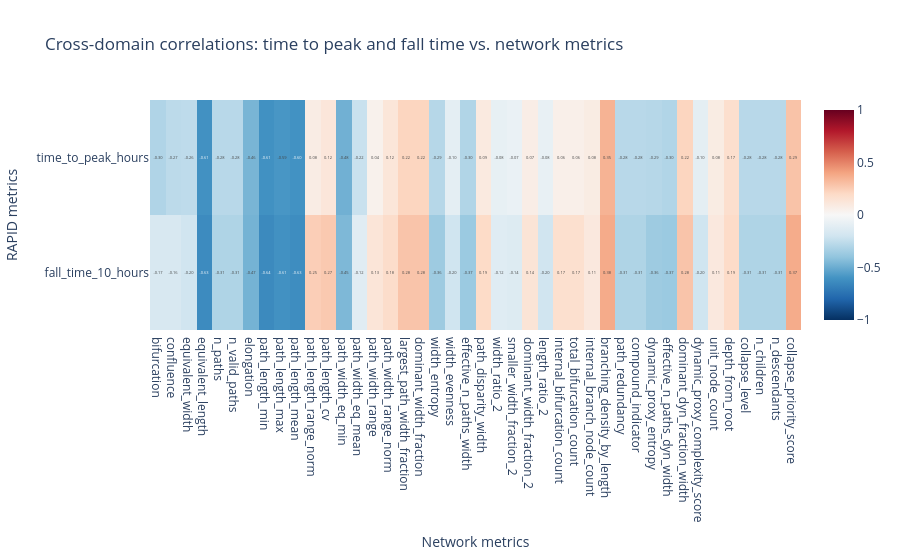

Source (notebook cell):
### Code cell
corr_columns_expanded = rapid_metric_columns_expanded + available_network_metrics_expanded
corr_df_expanded = analysis.loc[analysis["unit_id"].notna(), corr_columns_expanded].apply(pd.to_numeric, errors="coerce")
corr_expanded = corr_df_expanded.corr(numeric_only=True)
cross_corr = corr_expanded.loc[rapid_metric_columns_expanded, available_network_metrics_expanded]

fig = px.imshow(
    cross_corr,
    text_auto=".2f",
    aspect="auto",
    color_continuous_scale="RdBu_r",
    zmin=-1,
    zmax=1,
    title="Cross-domain correlations: time to peak and fall time vs. network metrics",
)
fig.update_xaxes(title="Network metrics")
fig.update_yaxes(title="RAPID metrics")
fig

### Figure 1 — Plotly figure (JSON) as saved in the notebook; plotly's stock layout.template omitted (floating-point values rounded to 4 significant figures)
{"data": [{"coloraxis": "coloraxis", "hovertemplate": "x: %{x}<br>y: %{y}<br>color: %{z}<extra></extra>", "name": "0", "texttemplate": "%{z:.2f}", "type": "heatmap", "x": ["bifurcation", "confluence", "equivalent_width", "equivalent_length", "n_paths", "n_valid_paths", "elongation", "path_length_min", "path_length_max", "path_length_mean", "path_length_range_norm", "path_length_cv", "path_width_eq_min", "path_width_eq_mean", "path_width_range", "path_width_range_norm", "largest_path_width_fraction", "dominant_width_fraction", "width_entropy", "width_evenness", "effective_n_paths_width", "path_disparity_width", "width_ratio_2", "smaller_width_fraction_2", "dominant_width_fraction_2", "length_ratio_2", "internal_bifurcation_count", "total_bifurcation_count", "internal_branch_node_count", "branching_density_by_length", "path_redundancy", "compound_indicator", "dynamic_proxy_entropy", "effective_n_paths_dyn_width", "dominant_dyn_fraction_width", "dynamic_proxy_complexity_score", "unit_node_count", "depth_from_root", "collapse_level", "n_children", "n_descendants", "collapse_priority_score"], "xaxis": "x", "y": ["time_to_peak_hours", "fall_time_10_hours"], "yaxis": "y", "z": [[-0.3042, -0.2672, -0.2599, -0.6072, -0.2786, -0.2786, -0.4642, -0.6106, -0.5879, -0.6032, 0.07998, 0.1217, -0.4823, -0.2243, 0.04471, 0.1231, 0.2193, 0.2193, -0.2852, -0.1005, -0.3031, 0.09454, -0.08189, -0.07065, 0.07065, -0.08068, 0.05941, 0.05941, 0.08135, 0.3488, -0.2786, -0.2786, -0.2852, -0.3031, 0.2193, -0.1005, 0.08135, 0.1728, -0.2786, -0.2786, -0.2786, 0.2893], [-0.1658, -0.1617, -0.1975, -0.6341, -0.3084, -0.3084, -0.4726, -0.6412, -0.6082, -0.6288, 0.2476, 0.2678, -0.4519, -0.1223, 0.1272, 0.1825, 0.2842, 0.2842, -0.3626, -0.2017, -0.3718, 0.1941, -0.1239, -0.1371, 0.1371, -0.2013, 0.1664, 0.1664, 0.1061, 0.3766, -0.3084, -0.3084, -0.3626, -0.3718, 0.2842, -0.2017, 0.1061, 0.1933, -0.3084, -0.3084, -0.3084, 0.3747]]}], "layout": {"coloraxis": {"cmax": 1, "cmin": -1, "colorscale": [[0, "rgb(5,48,97)"], [0.1, "rgb(33,102,172)"], [0.2, "rgb(67,147,195)"], [0.3, "rgb(146,197,222)"], [0.4, "rgb(209,229,240)"], [0.5, "rgb(247,247,247)"], [0.6, "rgb(253,219,199)"], [0.7, "rgb(244,165,130)"], [0.8, "rgb(214,96,77)"], [0.9, "rgb(178,24,43)"], [1, "rgb(103,0,31)"]]}, "title": {"text": "Cross-domain correlations: time to peak and fall time vs. network metrics"}, "xaxis": {"anchor": "y", "domain": [0, 1], "title": {"text": "Network metrics"}}, "yaxis": {"anchor": "x", "autorange": "reversed", "domain": [0, 1], "title": {"text": "RAPID metrics"}}}}
